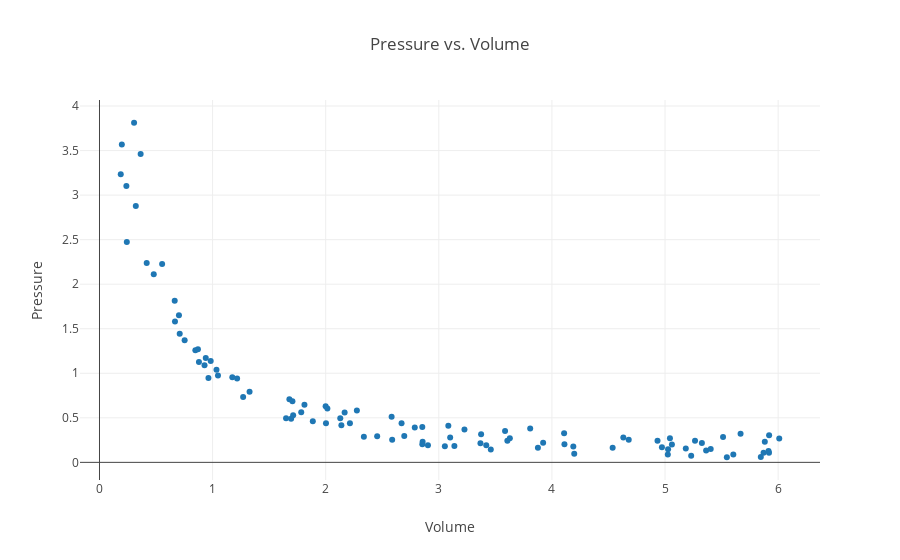

This figure's notebook cell:
### Code cell
# Imports.
import plotly.offline as py
from plotly.offline import init_notebook_mode, iplot
import plotly.graph_objs as go
import numpy as np

import math

# Initialize plotly for Jupyter notebooks.
init_notebook_mode(connected=True)

# Initialize data sets.
gx = []
gy = []

# Constant multiple in Boyle's Law.
k = 1

# Boyle's Law is technically PV = k, where k is constant for that specific system, (It varies between systems.)
# and P1V1 = P2V2 is only a result of this relationship. Students do not learn this however.
# For simplicity k is set to 1.

# Standard deviation.
sd = 0.15

# Randomly generate data based on user defined volume and number of trials.
for i in range(0, N):
    temp = np.random.random_sample() * volume
    
    # Prevent large outliers. The limit is arbitrary, it is just so the graph looks nice.
    limit = np.random.random_sample() + 1
    while(k/temp > volume/limit):
        temp = np.random.random_sample() * volume
    
    outputx = np.random.uniform(temp-sd, temp+sd)
    outputy = np.random.uniform((k/temp)-sd, (k/temp)+sd)
    
    gx.append(outputx)
    gy.append(outputy)

# Create a trace.
trace = go.Scatter(
    x = gx,
    y = gy,
    mode = 'markers'
)

# Plot graph
templayout = go.Layout( title = 'Pressure vs. Volume', xaxis = dict(title='Volume'), yaxis = dict(title='Pressure') )
tempdata = [trace]
fig = go.Figure(data = tempdata, layout = templayout)
py.iplot(fig, filename='basic-scatter')

### Figure 1 — Plotly figure (JSON) as saved in the notebook; plotly's stock layout.template omitted (floating-point values rounded to 4 significant figures)
{"data": [{"mode": "markers", "type": "scatter", "uid": "3b02fc6c-8535-11e8-a48f-28cfe9142f7f", "x": [3.138, 1.706, 4.631, 1.812, 1.649, 0.9633, 3.227, 4.111, 2.695, 5.547, 0.8476, 5.061, 5.92, 3.1, 0.6674, 2.015, 5.027, 0.5538, 5.871, 5.363, 2.129, 1.27, 5.603, 0.3639, 5.183, 2.337, 1.999, 6.01, 5.668, 2.455, 2.854, 1.047, 0.4797, 0.4174, 4.679, 2.583, 4.537, 0.2377, 1.034, 0.7092, 0.8703, 2.857, 2.671, 5.919, 3.374, 1.694, 4.934, 0.1976, 3.606, 1.886, 3.46, 0.3058, 3.419, 1.327, 3.876, 1.712, 2.214, 3.922, 0.2415, 1.174, 3.053, 1.784, 5.847, 5.915, 4.108, 0.9287, 5.513, 5.024, 3.628, 0.9832, 5.882, 0.8792, 2.588, 3.808, 5.326, 3.084, 2.854, 3.586, 1.679, 2.139, 5.043, 4.197, 2.275, 5.404, 0.7025, 0.188, 5.231, 0.9397, 2.787, 0.7528, 4.973, 0.6651, 1.217, 0.321, 2.167, 2.904, 3.368, 5.265, 4.189, 2.002], "y": [0.1834, 0.6873, 0.2804, 0.6467, 0.4954, 0.9473, 0.3693, 0.2037, 0.2947, 0.0574, 1.257, 0.201, 0.3049, 0.2796, 1.581, 0.6034, 0.1483, 2.227, 0.1077, 0.133, 0.4965, 0.7341, 0.08723, 3.463, 0.1543, 0.2877, 0.6304, 0.267, 0.3218, 0.294, 0.3982, 0.9747, 2.112, 2.238, 0.2539, 0.5113, 0.1636, 3.102, 1.04, 1.444, 1.271, 0.2313, 0.4387, 0.1072, 0.3153, 0.4885, 0.242, 3.568, 0.2418, 0.4621, 0.1458, 3.812, 0.1916, 0.7926, 0.1652, 0.5283, 0.4398, 0.2196, 2.472, 0.9542, 0.1816, 0.5629, 0.0597, 0.1288, 0.3267, 1.091, 0.2842, 0.08758, 0.2697, 1.138, 0.2317, 1.128, 0.2529, 0.3805, 0.2183, 0.4109, 0.2044, 0.3521, 0.7092, 0.4162, 0.2703, 0.09654, 0.5831, 0.151, 1.652, 3.235, 0.07293, 1.172, 0.3916, 1.371, 0.1685, 1.813, 0.9426, 2.877, 0.5585, 0.1928, 0.2151, 0.2433, 0.1775, 0.4384]}], "layout": {"title": "Pressure vs. Volume", "xaxis": {"title": "Volume"}, "yaxis": {"title": "Pressure"}}}
